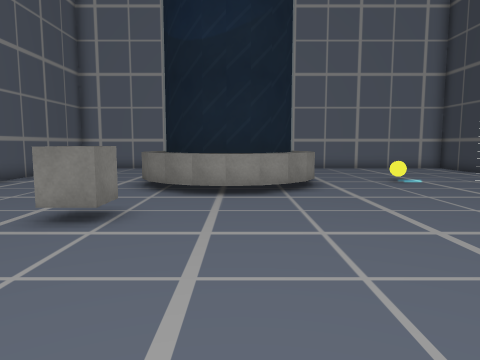
view 1 (above)

14 first-person views from a walk through a Unity game level. The camera is 1.3 m above the floor, tilts 6° down and sees 70° across. The floor is counted in squares, 1 m on a side. Each view is taken from the middle of a square. On the plan, view 1 faces up. The plan holds only what a view shows up to about 15 squares ahead; the rest is blank. The place goes on beyond the plan. The player character is not drawn. Some surface patterns are stand-ins.

view 2
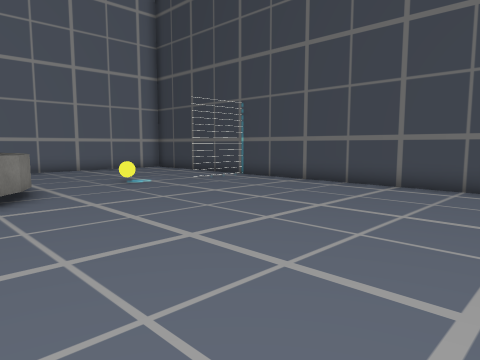

view 3
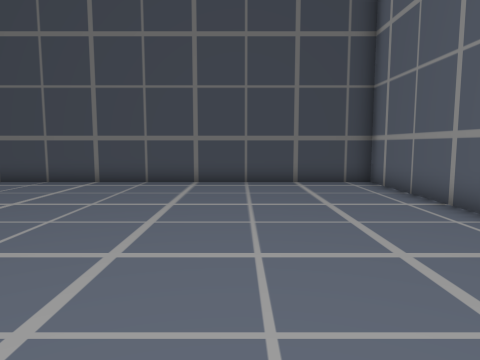

view 4
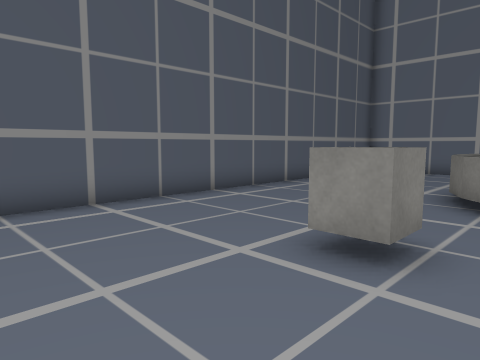

view 5
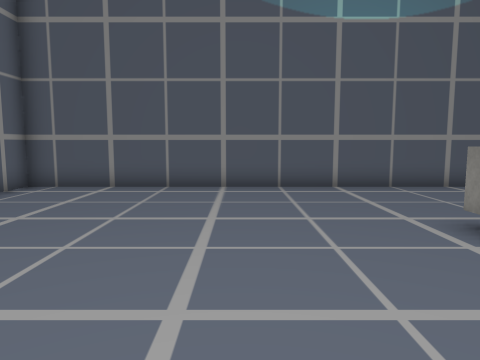

view 6
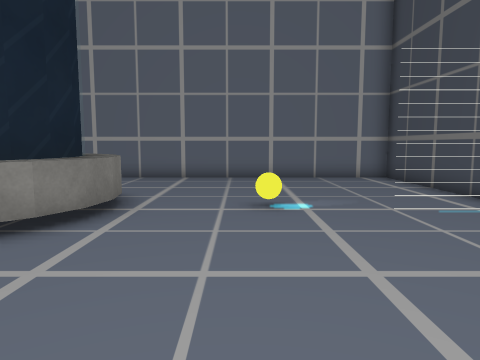

view 7
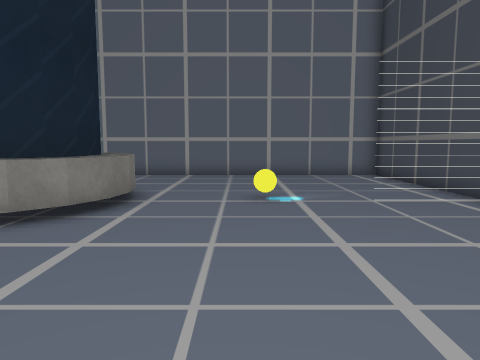

view 8
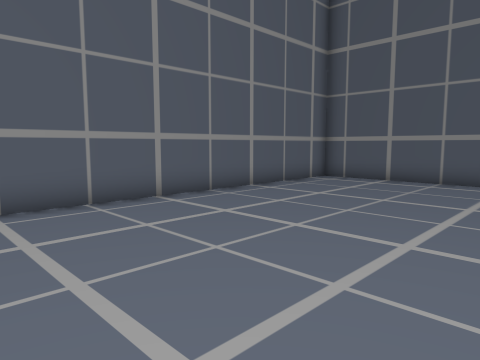

view 9
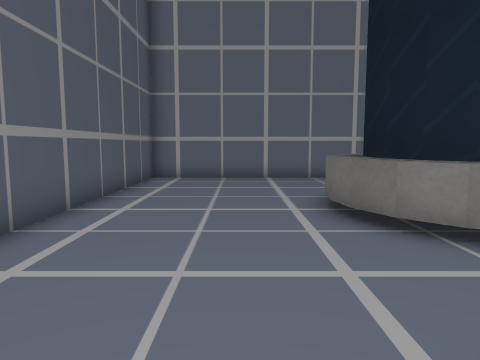

view 10
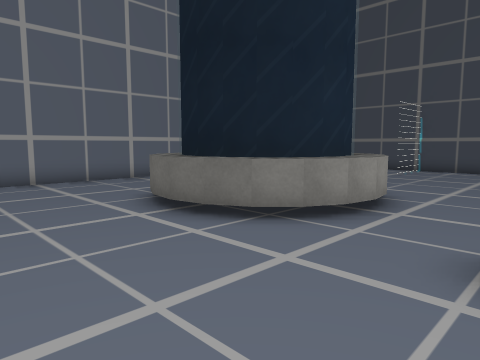

view 11
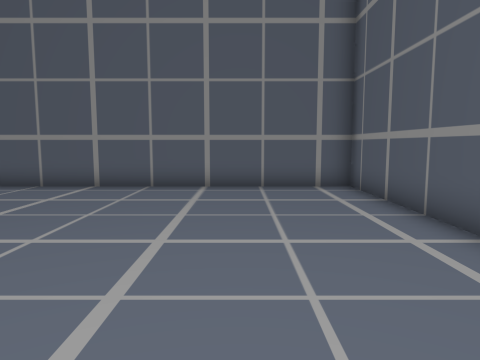

view 12
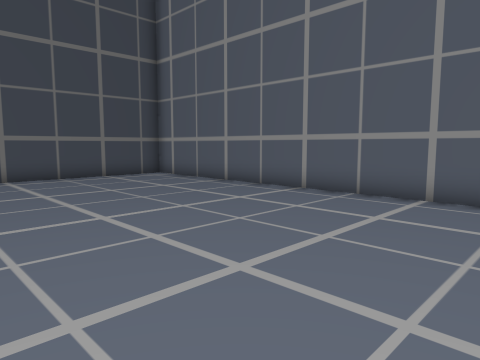

view 13
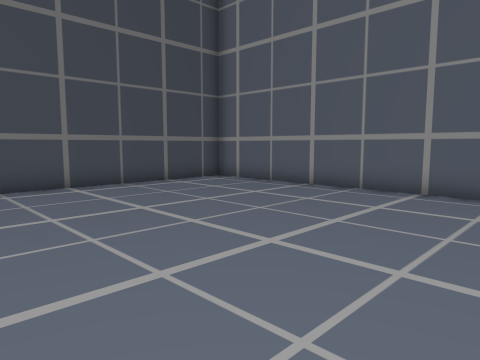

view 14
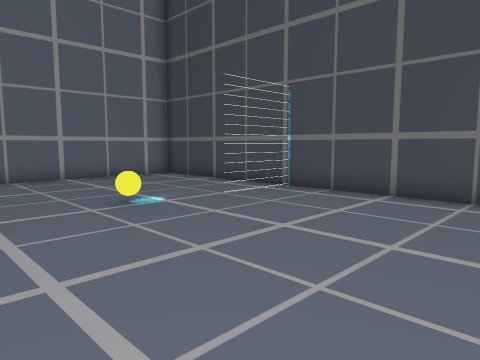

### Floor plan
Key: @ floor where view 1 was taken; # wall or solid block; . floor; = window, fence, low wall or low ledge; ^ raised ledge; B yellow ball; C cube; T thing the floor can be seen under or through.
Columns run from 9 left of view 1 to 11 right of it. Each row starts with its distance up from view 1.
 18 #####################
 17 #........ ..........#
 16 #........ ..........#
 15 #.......   .........#
 14 #......^  ^.........#
 13 #.....^^   ^........#
 12 #.....^^   =..BB.TTT#
 11 #.....^^  ^=........#
 10 #.....^^^^^^........#
  9 #......#^^^.........#
  8 #...................#
  7 #...................#
  6 #.....CC............#
  5 #...................#
  4 #...................#
  3 #...................#
  2 #...................#
  1 #...................#
  0 #........@..........#
 -1 #...................#
 -2 #...................#
 -3 #...................#
 -4 #...................#
 -5 #####################

Positions as (right, up) in squares from view 1, and headings:
1: (0, 0), facing up
2: (0, 1), facing up-right
3: (-1, 0), facing right
4: (-1, 2), facing up-left
5: (2, 2), facing left
6: (5, 5), facing up
7: (5, 4), facing up
8: (4, 3), facing down-left
9: (-5, 5), facing up
10: (-7, 6), facing up-right
11: (-5, 6), facing down
12: (-3, 4), facing down-right
13: (0, 5), facing down-right
14: (2, 5), facing up-right
